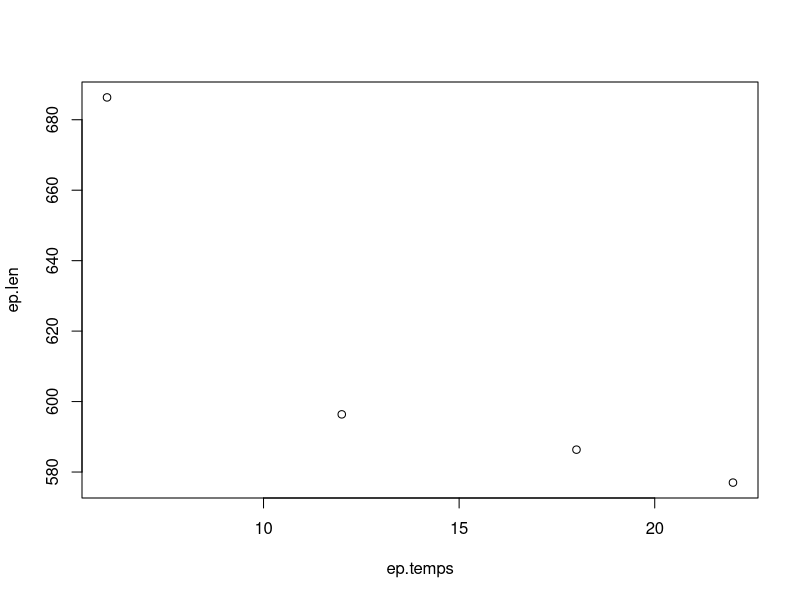
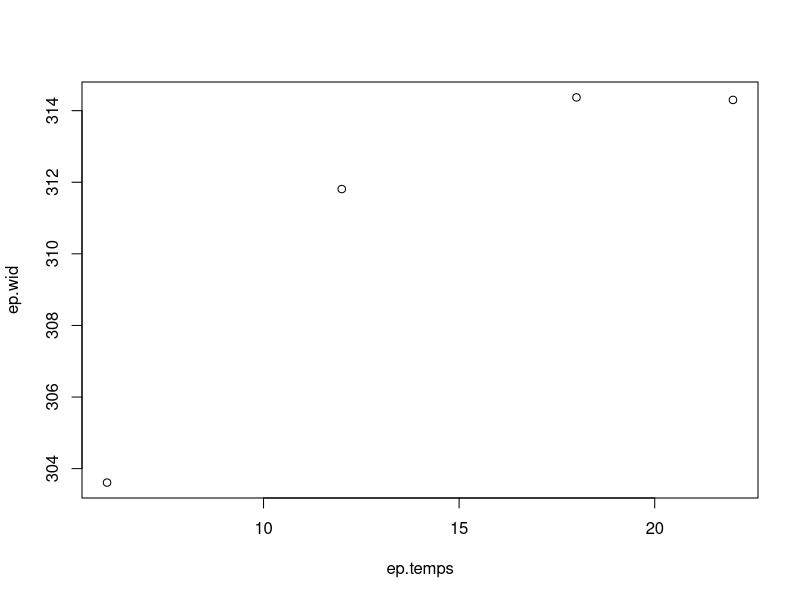
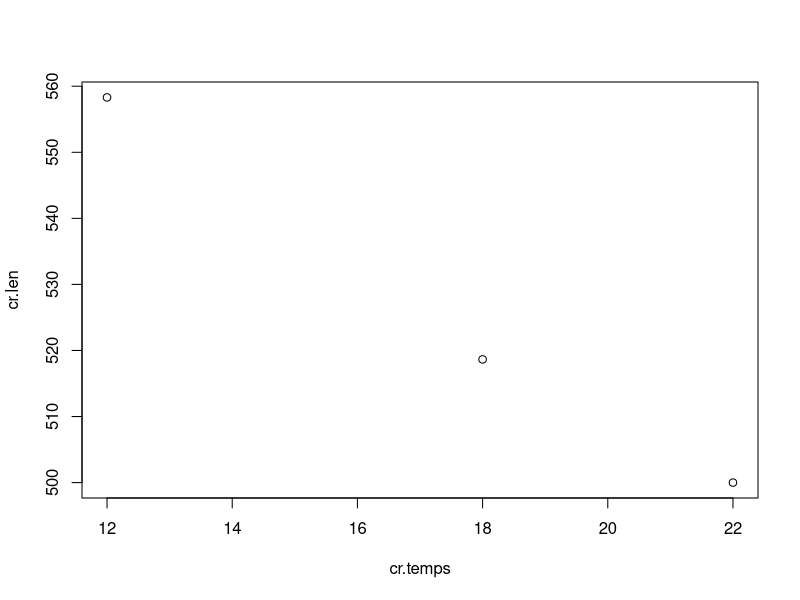
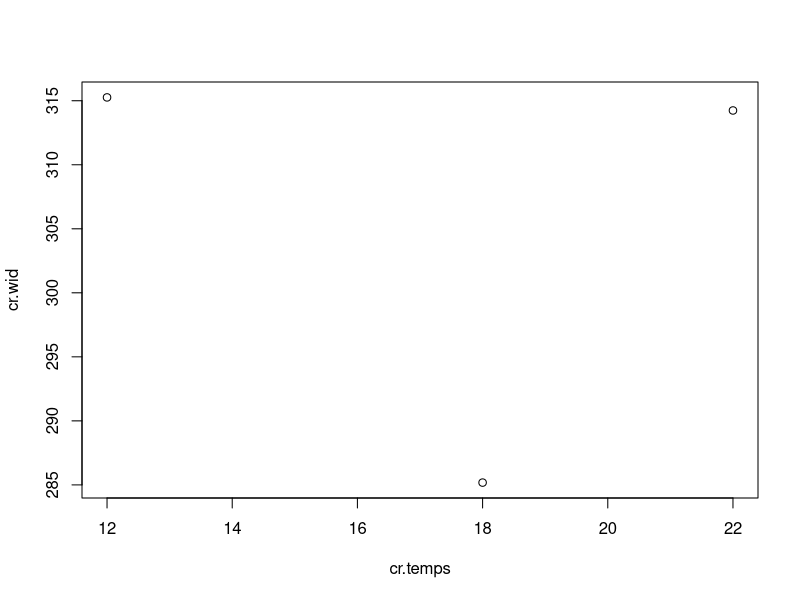
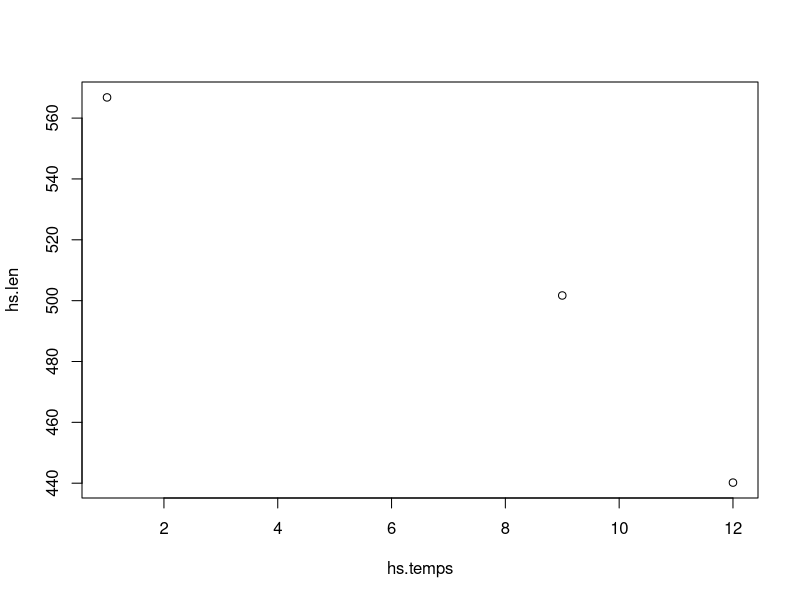
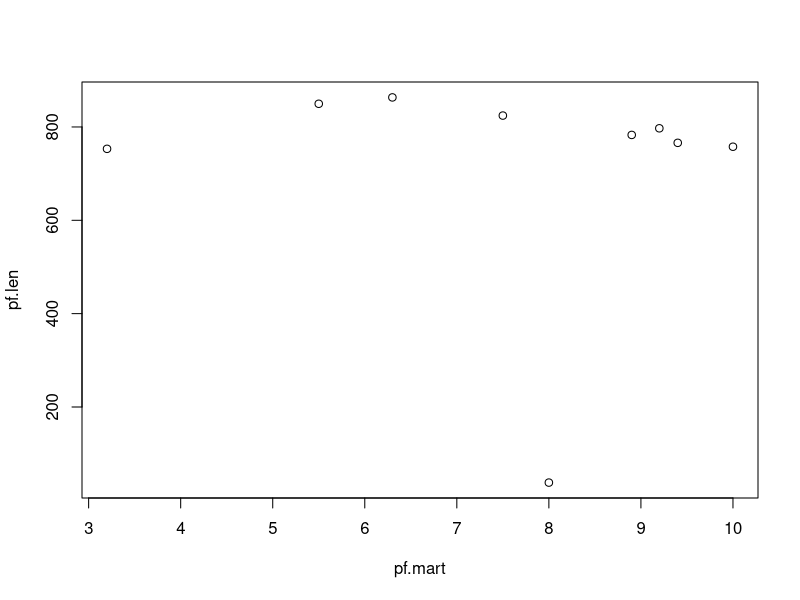
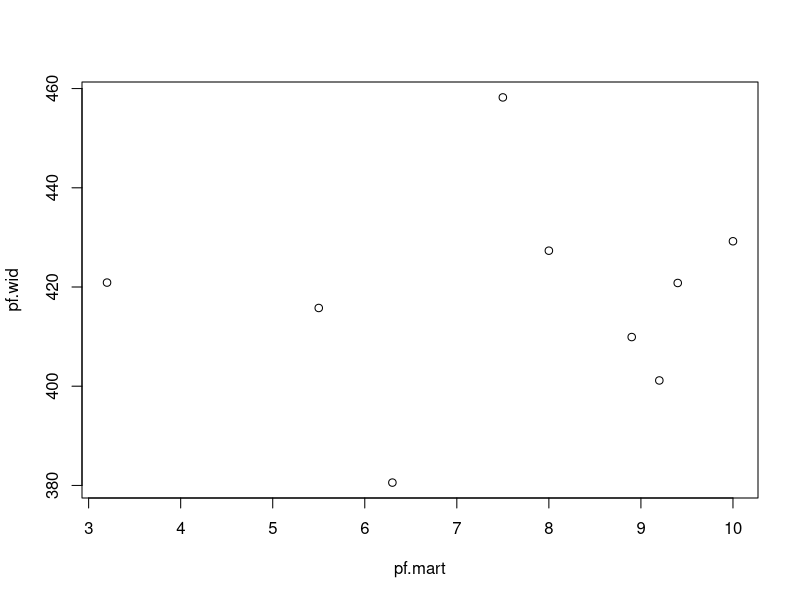
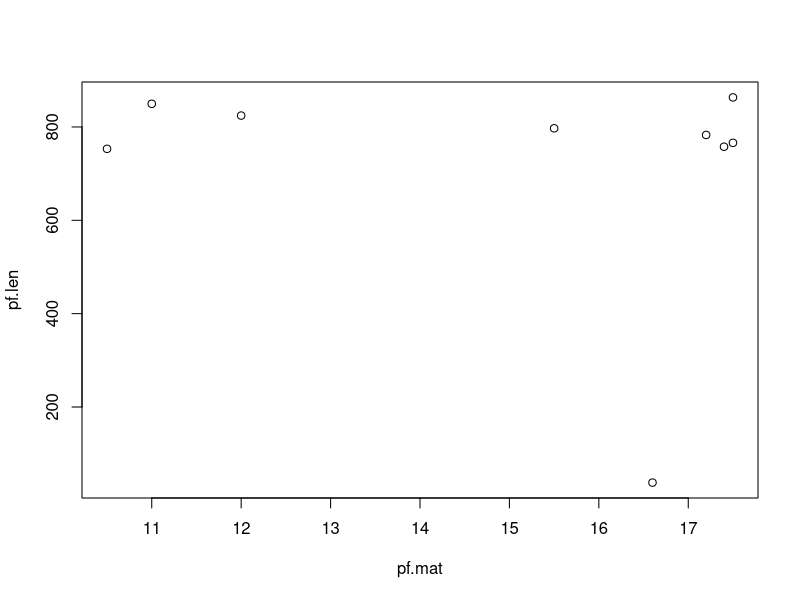

The R source for these figures, in order:
#FOR EVERY 1˚C, A CHANGE IN 0 TO 6.5 um IN LENGTH

# can also read in "temperature_zooid" in Dropbox/ROCKS-PARADOX/Bryozoans

#from Menon 1972
#ep = Electra pilosa
#cr = Conopenum reticulum
#units are um
#degrees in C
ep.temps <- c(6, 12, 18, 22)
ep.len <- c(686.34, 596.37, 586.35, 577)
ep.wid <- c(303.61, 311.81, 314.37, 314.30)
summary(lm(ep.len ~ ep.temps)) #slope: -6.429 
summary(lm(ep.wid ~ ep.temps)) #slope: 0.6621 

plot(ep.len ~ ep.temps)
plot(ep.wid ~ ep.temps)


cr.temps <- c(12, 18, 22)
cr.len <- c(558.31, 518.65, 500)
cr.wid <- c(315.26, 285.18, 314.24)
summary(lm(cr.len ~ cr.temps)) #slope: -5.8925 
summary(lm(cr.wid ~ cr.temps)) #slope: -0.4897 

plot(cr.len ~ cr.temps)
plot(cr.wid ~ cr.temps)


#from Silén & Harmelin
#Haplopoma sciaphium
#units are um
hs.temps <- c()
hs.temps[1] <- mean(12, 23)
hs.temps[2] <- mean(9, 12)
hs.temps[3] <- mean(1, 17)
hs.len <- c(440.2, 501.7, 566.8)
summary(lm(hs.len ~ hs.temps)) #slope = -10.814

plot(hs.len ~ hs.temps)

#Lombardi et al.
#Pentapora fascialis
#mart = mean annual range of temperature; C
#mat = mean annual temperature; C
#units are um
pf.loc <- c("Plymouth", "Lizard", "Grmac", "Tino Island",
            "Palau", "Praiano", "Cala Gonone", "Palmi",
            "Scoglitti")
pf.mart <- c(7.5, 5.5, 3.2, 8.9, 9.2, 10, 9.4, 8, 6.3)
pf.mat <- c(12, 11, 10.5, 17.2, 15.5, 17.4, 17.5, 16.6, 17.5)
pf.len <- c(824.41, 849.69, 753.16, 782.94, 797.14, 757.66, 766,38, 863.33)
pf.wid <- c(458.22, 415.77, 420.89, 409.91, 401.16, 429.22, 420.81, 427.32, 380.57)
summary(lm(pf.mat ~ pf.len)) #slope = -0.002522
summary(lm(pf.mat ~ pf.wid)) #slope = -0.05435
summary(lm(pf.mart ~ pf.len)) #slope = -0.0009694
summary(lm(pf.mart ~ pf.wid)) #slope = 0.009702

plot(pf.len ~ pf.mart)
plot(pf.wid ~ pf.mart)

plot(pf.len ~ pf.mat)
plot(pf.wid ~ pf.mat)
